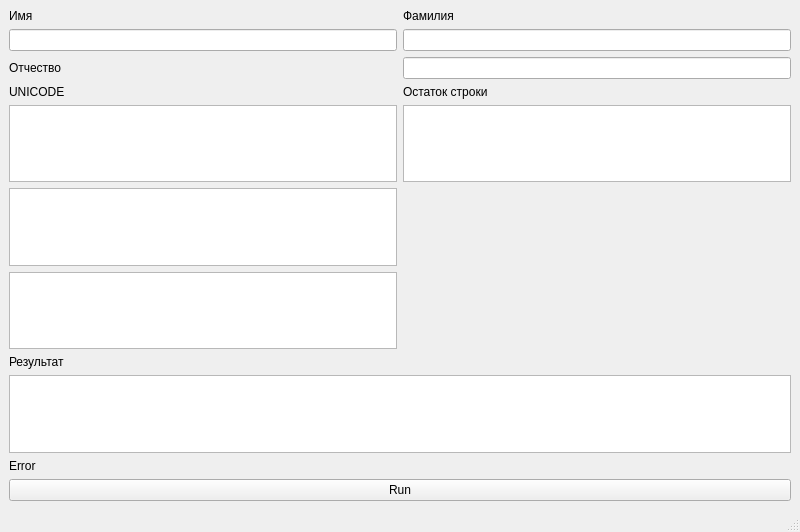
<?xml version="1.0" encoding="UTF-8"?>
<ui version="4.0">
 <class>MainWindow</class>
 <widget class="QMainWindow" name="MainWindow">
  <property name="geometry">
   <rect>
    <x>0</x>
    <y>0</y>
    <width>800</width>
    <height>532</height>
   </rect>
  </property>
  <property name="windowTitle">
   <string>MainWindow</string>
  </property>
  <widget class="QWidget" name="centralwidget">
   <layout class="QGridLayout" name="gridLayout">
    <item row="9" column="0" colspan="2">
     <widget class="QTextBrowser" name="result"/>
    </item>
    <item row="14" column="0" colspan="2">
     <widget class="QPushButton" name="changeButton">
      <property name="text">
       <string>Run</string>
      </property>
     </widget>
    </item>
    <item row="4" column="1">
     <widget class="QTextBrowser" name="rest"/>
    </item>
    <item row="0" column="0">
     <widget class="QLabel" name="nameLabel">
      <property name="text">
       <string>Имя</string>
      </property>
     </widget>
    </item>
    <item row="0" column="1">
     <widget class="QLabel" name="surnameLabel">
      <property name="text">
       <string>Фамилия</string>
      </property>
     </widget>
    </item>
    <item row="6" column="0">
     <widget class="QTextBrowser" name="surnamenicode"/>
    </item>
    <item row="1" column="1">
     <widget class="QLineEdit" name="surnameEditor"/>
    </item>
    <item row="2" column="0">
     <widget class="QLabel" name="label_4">
      <property name="text">
       <string>Отчество</string>
      </property>
     </widget>
    </item>
    <item row="13" column="0" colspan="2">
     <widget class="QLabel" name="errorLabel">
      <property name="text">
       <string>Error</string>
      </property>
     </widget>
    </item>
    <item row="3" column="0">
     <widget class="QLabel" name="label">
      <property name="text">
       <string>UNICODE </string>
      </property>
     </widget>
    </item>
    <item row="3" column="1">
     <widget class="QLabel" name="label_2">
      <property name="text">
       <string>Остаток строки</string>
      </property>
     </widget>
    </item>
    <item row="8" column="0">
     <widget class="QLabel" name="label_3">
      <property name="text">
       <string>Результат</string>
      </property>
     </widget>
    </item>
    <item row="2" column="1">
     <widget class="QLineEdit" name="secondNameEditor"/>
    </item>
    <item row="1" column="0">
     <widget class="QLineEdit" name="nameEditor"/>
    </item>
    <item row="4" column="0">
     <widget class="QTextBrowser" name="nameUnicode"/>
    </item>
    <item row="7" column="0">
     <widget class="QTextBrowser" name="secondNameUnicode"/>
    </item>
   </layout>
  </widget>
  <widget class="QStatusBar" name="statusbar"/>
 </widget>
 <resources/>
 <connections/>
</ui>
